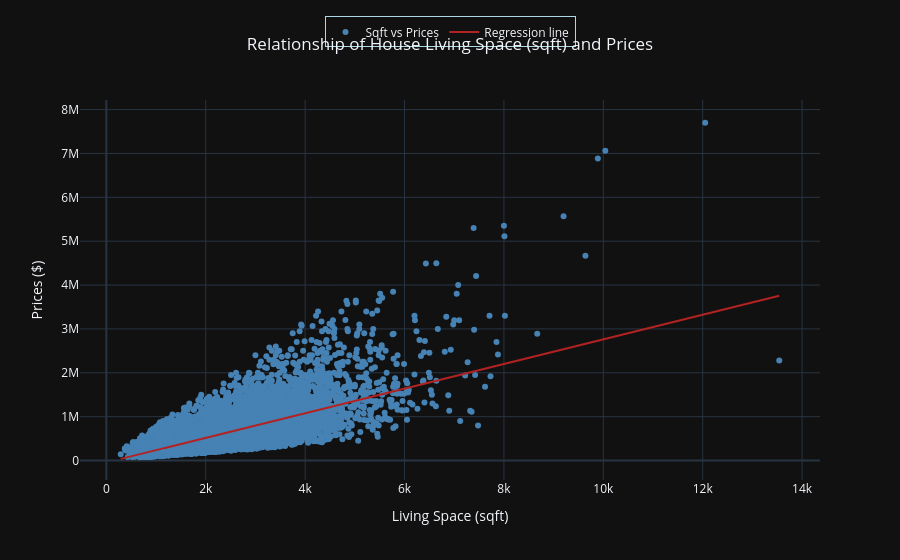

The notebook cell this image was saved under:
### Code cell
slope, intercept, r, p, std_err = stats.linregress(sqft_living, prices)

def myfunc(x):
    return slope * x + intercept

mymodel = list(map(myfunc, sqft_living))

regression_line = go.Scatter(x = sqft_living, y = mymodel, mode='lines', line = dict(color='firebrick'), name="Regression line")
first_line = go.Scatter(x = sqft_living, y = prices, mode='markers', marker=dict(color='steelblue'), name="Sqft vs Prices")

fig = make_subplots(rows=1, cols=1)
fig.add_trace(first_line, row=1, col=1)
fig.add_trace(regression_line, row=1, col=1)
fig.update_layout(title_text = "Relationship of House Living Space (sqft) and Prices",
                  title_x = 0.5,
                  xaxis_title = "Living Space (sqft)",
                  yaxis_title = "Prices ($)",
                  template = "plotly_dark")

fig.update_layout(
    legend = dict(
        x = 0.5,
        xanchor = "center",
        y = 1.22,
        orientation = "h",
        bordercolor = 'lightblue',
        borderwidth = 1

    )
)

fig.show()
fig.write_image("house_price_analysis.png", width = 1920, height=1080, scale=2)

### Figure 1 — Plotly figure (JSON) as saved in the notebook; plotly's stock layout.template omitted (floating-point values rounded to 4 significant figures; data arrays with more than 128 entries replaced by an {"elided": "..."} marker saying what was removed)
{"data": [{"marker": {"color": "steelblue"}, "mode": "markers", "name": "Sqft vs Prices", "textposition": "top center", "type": "scatter", "x": {"elided": "21613 int values"}, "xaxis": "x", "y": {"elided": "21613 int values"}, "yaxis": "y"}, {"line": {"color": "firebrick"}, "mode": "lines", "name": "Regression line", "textposition": "top center", "type": "scatter", "x": {"elided": "21613 int values"}, "xaxis": "x", "y": {"elided": "21613 float values"}, "yaxis": "y"}], "layout": {"autosize": true, "legend": {"bordercolor": "lightblue", "borderwidth": 1, "orientation": "h", "x": 0.5, "xanchor": "center", "y": 1.22}, "title": {"text": "Relationship of House Living Space (sqft) and Prices", "x": 0.5}, "xaxis": {"anchor": "y", "autorange": true, "domain": [0, 1], "range": [-510.7, 14340.0], "title": {"text": "Living Space (sqft)"}, "type": "linear"}, "yaxis": {"anchor": "x", "autorange": true, "domain": [0, 1], "range": [-554200.0, 8329000.0], "title": {"text": "Prices ($)"}, "type": "linear"}}}
